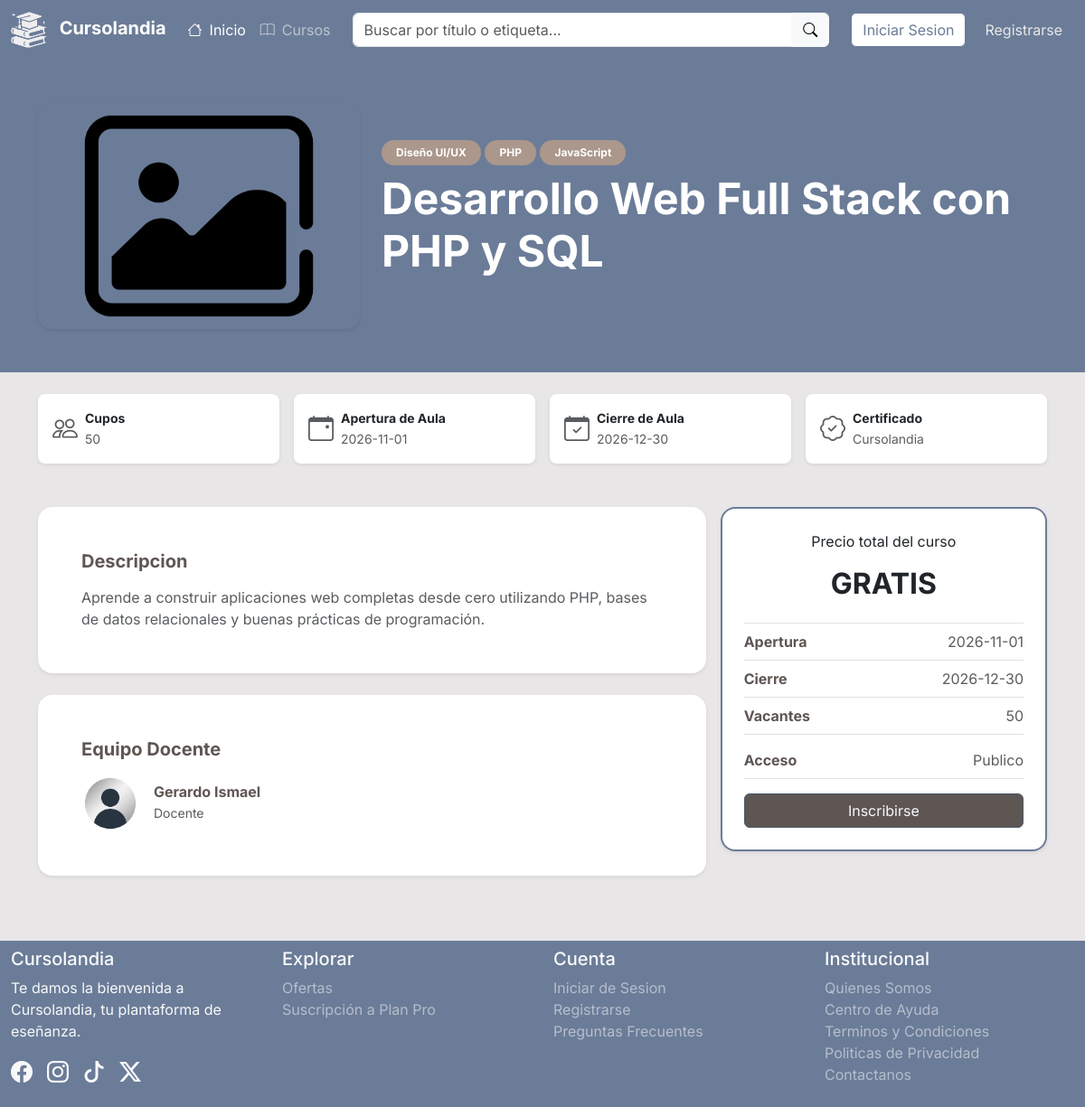
Screenshot of /Interfaz/Cursos/detalles_c.php?id_c=1 with the database file from the repository.
### tables this page shows
CREATE TABLE Cursos (
    C_ID INT AUTO_INCREMENT NOT NULL,
    U_ID_Crea INT NOT NULL,
    C_Titulo VARCHAR (150) NOT NULL,
    C_Descripcion TEXT NOT NULL,
    C_Costo DECIMAL(10, 2) DEFAULT NULL,
    C_Cupos INT DEFAULT NULL,
    C_FDInicio DATE NOT NULL,
    C_FDFin DATE NOT NULL,
    C_Img VARCHAR(255) DEFAULT 'imgcurso_pordefecto.png',
    C_Acceso ENUM('Publico','Privado') NOT NULL DEFAULT 'Publico',
    PRIMARY KEY (C_ID),
    CONSTRAINT FK_U_ID_Crea FOREIGN KEY (U_ID_Crea) REFERENCES Usuarios(U_ID) ON DELETE CASCADE,
    CONSTRAINT chk_C_Costo CHECK (C_Costo IS NULL OR C_Costo >= 0),
    CONSTRAINT chk_C_Cupos CHECK (C_Cupos IS NULL OR C_Cupos >= 0),
    CONSTRAINT chk_C_Fechas CHECK (C_FDInicio <= C_FDFin)
);

CREATE TABLE Usuarios (
    U_ID INT AUTO_INCREMENT NOT NULL,
    U_DNI VARCHAR(8) NOT NULL,
    U_Nom VARCHAR(40) NOT NULL,
    U_Ape VARCHAR(40) NOT NULL,
    U_FDN DATE NOT NULL,
    U_Ant TEXT DEFAULT NULL,
    U_Email VARCHAR(255) NOT NULL,
    U_Contrasena VARCHAR(255) NOT NULL,
    U_Plan ENUM('Gratuito','Pro') NOT NULL DEFAULT 'Gratuito',
    U_Rol ENUM('usuario','admin') NOT NULL DEFAULT 'usuario',
    U_FotoDePerfil VARCHAR(255) NOT NULL DEFAULT 'avatar_pordefecto.avif',
    PRIMARY KEY (U_ID),
    UNIQUE (U_DNI),
    UNIQUE (U_Email),
    CONSTRAINT chk_U_Email CHECK (U_Email LIKE '%_@__%.__%')
);

### Persistencia/Consultas/CursoBD.php (called while the page is built, shortened)
<?php
    class CursoBD {
        public function datos_curso ($id_c) {
            $qry = "
                SELECT Cursos.*, U_Nom, U_Ape, U_FotoDePerfil,
                GROUP_CONCAT(E_Nombre SEPARATOR ', ') AS Etiquetas
                FROM Cursos INNER JOIN Usuarios ON U_ID_Crea = U_ID
                LEFT JOIN Tiene ON C_ID_Tiene = C_ID
                LEFT JOIN Etiquetas ON E_ID_Tiene = E_ID
                WHERE C_ID = '$id_c'
                GROUP BY Cursos.C_ID
            ";
            include RUTA_BASE . "/Persistencia/conexion.php";
            $result = mysqli_query($conexion,$qry);
            $fila = mysqli_fetch_array($result);
            return $fila;
        }
    }
?>

### Interfaz/Cursos/detalles_c.php (the view, shortened to what this page needs)
<?php
    include RUTA_BASE . '/Interfaz/Incluidos/cabecera.php';
    require_once RUTA_BASE . "/Persistencia/Consultas/InscripcionBD.php";
    require_once RUTA_BASE . "/Persistencia/Consultas/CursoBD.php";
    extract($_POST);
    $ins = null;
    $cbdd = new CursoBD();
    $datos_c = $cbdd -> datos_curso($_SESSION["id_c"]);
    $etiquetas_c = !empty($datos_c["Etiquetas"]) ? explode(", ",$datos_c["Etiquetas"]) : array();
?>
<main>
    <section class="mi-bg-grisazulado text-white py-5 mb-4">
        <div class="container">
            <div class="row align-items-center g-4">
                <div class="col-12 col-md-5 col-lg-4 text-center text-md-start">
                    <?php if ($datos_c["C_Img"] == "imgcurso_pordefecto.png") {
                            $img_r = URL_BASE . "/Interfaz/Activos/imgcurso_pordefecto.png";
                        } else {
                            $img_r = URL_BASE . "/Subidos/Img/Cursos/" . $datos_c["C_Img"];
                        }
                    ?>
                    <img src="<?php echo $img_r; ?>" alt="" class="img-fluid rounded-4 shadow-sm" style="max-height: 250px; width: 100%; object-fit: cover;">
                </div>
                <div class="col-12 col-md-7 col-lg-8 text-center text-md-start">
                    <?php if (!empty($etiquetas_c)): ?>
                        <?php foreach($etiquetas_c as $e): ?>
                            <span class="badge rounded-pill mi-bg-bronce px-3 py-2 mb-2"><?php echo $e; ?></span>
                        <?php endforeach; ?>
                    <?php endif; ?>
                    <h1 class="fw-bold mb-3 display-5 text-white"><?php echo $datos_c["C_Titulo"]; ?></h1>
                </div>
            </div>
        </div>
    </section>
    <section>
        <div class="container mb-5">
            <div class="row g-3">
                <div class="col-6 col-md-3">
                    <div class="card border-0 shadow-sm p-3 h-100 rounded-3 text-center text-md-start">
                        <div class="d-flex flex-column flex-md-row align-items-center">
                            <i class="bi bi-people fs-3 text-muted mb-2 me-md-2 mb-md-0"></i>
                            <div>
                                <p class="fw-bold small mb-0">Cupos</p>
                                <?php if ($datos_c["C_Cupos"] == 0 || $datos_c["C_Cupos"] == null): ?>
                                    <span class="text-muted small">Ilimitados</span>
                                <?php else: ?>
                                    <span class="text-muted small"><?php echo $datos_c["C_Cupos"]; ?></span>
                                <?php endif; ?>
                            </div>
                        </div>
                    </div>
                </div>
                <div class="col-6 col-md-3">
                    <div class="card border-0 shadow-sm p-3 h-100 rounded-3 text-center text-md-start">
                        <div class="d-flex flex-column flex-md-row align-items-center">
                            <i class="bi bi-calendar-event fs-3 text-muted mb-2 me-md-2 mb-md-0"></i>
                            <div>
                                <p class="fw-bold small mb-0">Apertura de Aula</p>
                                <span class="text-muted small"><?php echo $datos_c["C_FDInicio"]; ?></span>
                            </div>
                        </div>
                    </div>
                </div>
                <div class="col-6 col-md-3">
                    <div class="card border-0 shadow-sm p-3 h-100 rounded-3 text-center text-md-start">
                        <div class="d-flex flex-column flex-md-row align-items-center">
                            <i class="bi bi-calendar-check fs-3 text-muted mb-2 me-md-2 mb-md-0"></i>
                            <div>
                                <p class="fw-bold small mb-0">Cierre de Aula</p>
                                <span class="text-muted small"><?php echo $datos_c["C_FDFin"]; ?></span>
                            </div>
                        </div>
                    </div>
                </div>
                <div class="col-6 col-md-3">
                    <div class="card border-0 shadow-sm p-3 h-100 rounded-3 text-center text-md-start">
                        <div class="d-flex flex-column flex-md-row align-items-center">
                            <i class="bi bi-patch-check fs-3 text-muted mb-2 me-md-2 mb-md-0"></i>
                            <div>
                                <p class="fw-bold small mb-0">Certificado</p>
                                <span class="text-muted small">Cursolandia</span>
                            </div>
                        </div>
                    </div>
                </div>
            </div>
        </div>
    </section>
    <section>
        <div class="container mb-5">
            <div class="row g-3">
                <div class="col-12 col-lg-4 order-lg-2">
                    <div class="bg-white shadow-sm p-4 mb-2 rounded-4 text-center border border-2 mi-border-grisazulado sticky-lg-top">
                        <p>Precio total del curso</p>
                        <?php if ($datos_c["C_Costo"] > 0): ?>
                            <h2 class="mb-4 mt-2 fw-bold"><?php echo "$" . $datos_c["C_Costo"]; ?></h2>
                        <?php else: ?>
                            <h2 class="mb-4 mt-2 fw-bold">GRATIS</h2>
                        <?php endif; ?>
                        <div class="text-start">
                            <p class="border-bottom border-top my-2 py-2 d-flex justify-content-between">
                                <span class="fw-bold mi-color-text">Apertura</span>
                                <span class="text-muted"><?php echo $datos_c["C_FDInicio"]; ?></span>
                            </p>
                            <p class="border-bottom pb-2 mb-2 d-flex justify-content-between">
                                <span class="fw-bold mi-color-text">Cierre</span>
                                <span class="text-muted"><?php echo $datos_c["C_FDFin"]; ?></span>
                            </p>
                            <p class="border-bottom pb-2 d-flex justify-content-between">
                                <span class="fw-bold mi-color-text">Vacantes</span>
                                <?php if ($datos_c["C_Cupos"] == 0 || $datos_c["C_Cupos"] == null): ?>
                                    <span class="text-muted">Lugares Ilimitados</span>
                                <?php else: ?>
                                    <span class="text-muted"><?php echo $datos_c["C_Cupos"]; ?></span>
                                <?php endif; ?>
                            </p>
                            <p class="border-bottom pb-2 d-flex justify-content-between">
                                <span class="fw-bold mi-color-text">Acceso</span>
                                <span class="text-muted"><?php echo $datos_c["C_Acceso"]; ?></span>
                            </p>
                        </div>
                        <form action="" method="POST" name="finscribirse">
                            <?php if (!isset($_SESSION["id_usuario"])): ?>
                                <button type="submit" name="inscribirsevisitante" value="1" class="btn w-100 mis-bgs-btns mt-auto text-light">Inscribirse</button>
                            <?php elseif (!empty($ins) && $ins["Estado_Tomo"] == 'confirmada' || $datos_c["U_ID_Crea"] == $_SESSION["id_usuario"]): ?>
                                <button type="submit" name="aula" value="1" class="btn w-100 mis-bgs-btns mt-auto text-light">Ir al Aula</button>
                            <?php elseif (!empty($ins) && $ins["Estado_Tomo"] == 'pendiente'): ?>
                                <button type="submit" name="pendiente" value="1" class="btn w-100 mis-bgs-btns mt-auto text-light">Pendiente</button>
                            <?php elseif (!empty($ins) && $ins["Estado_Tomo"] == 'rechazada'): ?>
                                <button type="button" class="btn w-100 btn-secondary mt-auto" disabled>Inscripción Rechazada</button>
                            <?php else: ?>
                                <button type="submit" name="inscribirse" value="1" class="btn w-100 mis-bgs-btns mt-auto text-light">Inscribirse</button>
                            <?php endif; ?>
                        </form>
                    </div>
                </div>
                <div class="col-12 col-lg-8 order-lg-1">
                    <div class="border-0 bg-white shadow-sm rounded-4 p-4 p-md-5 mb-4">
                        <h5 class="fw-bold mi-color-text mb-3">Descripcion</h5>
                        <p class="text-muted mb-0">
                            <?php echo $datos_c["C_Descripcion"]; ?>
                        </p>
                    </div>
                    <div class="border-0 bg-white shadow-sm rounded-4 p-4 p-md-5 mb-4">
                        <h5 class="fw-bold mi-color-text mb-3">Equipo Docente</h5>
                        <div class="d-flex align-items-center">
                            <?php if ($datos_c["U_FotoDePerfil"] == "avatar_pordefecto.avif"): ?>
                                <img src="<?php echo URL_BASE . "/Interfaz/Activos/avatar_pordefecto.avif"?>" alt="" class="rounded-circle me-3" style="width: 64px; height: 64px; object-fit: cover">
                            <?php else: ?>
                                <img src="<?php echo URL_BASE . "/Subidos/Img/Usuarios/" . $datos_c["U_FotoDePerfil"]; ?>" alt="" class="rounded-circle me-3" style="width: 64px; height: 64px; object-fit: cover">
                            <?php endif; ?>
                            <div>
                                <h6 class="fw-bold mb-0 mi-color-text"><?php echo $datos_c["U_Nom"] . " " . $datos_c["U_Ape"]; ?></h6>
                                <small class="text-muted">Docente</small>
                            </div>
                        </div>
                    </div>
                </div>
            </div>
        </div>
    </section>
</main>
<?php include RUTA_BASE . '/Interfaz/Incluidos/pie.php'; ?>

### Interfaz/Activos/curstyles.css (style rules this page uses)
body { background-color: #E9E6E7; font-family: 'Inter', sans-serif; }
.mi-bg-grisazulado { background-color: #6B7C98; }
.mi-border-grisazulado { border-color: #6B7C98 !important; }
.mi-bg-bronce { background-color: #AB978C; }
.mis-bgs-btns { background-color: #5E5653; border-color: #4c586b; color: #E9E6E7; }
.mi-color-text { color: #5E5653; }

### rows the page displays
cursos: C_Titulo "Desarrollo Web Full Stack con PHP y SQL", C_Cupos "50", C_FDInicio "2026-11-01", C_FDFin "2026-12-30", C_Acceso "Publico", C_Descripcion "Aprende a construir aplicaciones web completas desde cero utilizando PHP, bases de datos relacionales y buenas prácticas de programación.", U_ID_Crea.U_Nom "Gerardo", U_ID_Crea.U_Ape "Ismael"

### other values shown
$e "Diseño UI/UX"
$e "PHP"
$e "JavaScript"
